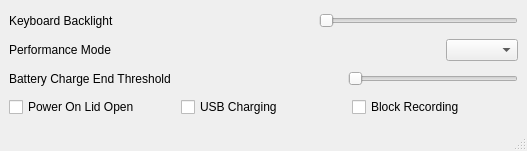
<?xml version="1.0" encoding="UTF-8"?>
<ui version="4.0">
 <class>MainWindow</class>
 <widget class="QMainWindow" name="MainWindow">
  <property name="geometry">
   <rect>
    <x>0</x>
    <y>0</y>
    <width>527</width>
    <height>151</height>
   </rect>
  </property>
  <property name="windowTitle">
   <string>GalaxyBook Control</string>
  </property>
  <widget class="QWidget" name="centralwidget">
   <layout class="QVBoxLayout" name="verticalLayout_3">
    <item>
     <layout class="QHBoxLayout" name="horizontalLayout">
      <item>
       <widget class="QLabel" name="labelKeyboardBacklight">
        <property name="text">
         <string>Keyboard Backlight</string>
        </property>
       </widget>
      </item>
      <item>
       <spacer name="horizontalSpacer">
        <property name="orientation">
         <enum>Qt::Orientation::Horizontal</enum>
        </property>
        <property name="sizeHint" stdset="0">
         <size>
          <width>40</width>
          <height>20</height>
         </size>
        </property>
       </spacer>
      </item>
      <item>
       <widget class="QSlider" name="hsliderKeyboardBacklight">
        <property name="orientation">
         <enum>Qt::Orientation::Horizontal</enum>
        </property>
       </widget>
      </item>
     </layout>
    </item>
    <item>
     <layout class="QHBoxLayout" name="horizontalLayout_2">
      <item>
       <widget class="QLabel" name="labelPerformanceMode">
        <property name="text">
         <string>Performance Mode</string>
        </property>
       </widget>
      </item>
      <item>
       <spacer name="horizontalSpacer_2">
        <property name="orientation">
         <enum>Qt::Orientation::Horizontal</enum>
        </property>
        <property name="sizeHint" stdset="0">
         <size>
          <width>40</width>
          <height>20</height>
         </size>
        </property>
       </spacer>
      </item>
      <item>
       <widget class="QComboBox" name="comboPerformanceMode"/>
      </item>
     </layout>
    </item>
    <item>
     <layout class="QHBoxLayout" name="horizontalLayout_3">
      <item>
       <widget class="QLabel" name="labelBatteryThreshold">
        <property name="text">
         <string>Battery Charge End Threshold</string>
        </property>
       </widget>
      </item>
      <item>
       <spacer name="horizontalSpacer_3">
        <property name="orientation">
         <enum>Qt::Orientation::Horizontal</enum>
        </property>
        <property name="sizeHint" stdset="0">
         <size>
          <width>40</width>
          <height>20</height>
         </size>
        </property>
       </spacer>
      </item>
      <item>
       <widget class="QSlider" name="hsliderBatteryChargeEndThreshold">
        <property name="orientation">
         <enum>Qt::Orientation::Horizontal</enum>
        </property>
       </widget>
      </item>
     </layout>
    </item>
    <item>
     <layout class="QHBoxLayout" name="horizontalLayout_4">
      <item>
       <widget class="QCheckBox" name="cboxPowerOnLidOpen">
        <property name="toolTip">
         <string>device should power on when the lid is opened</string>
        </property>
        <property name="text">
         <string>Power On Lid Open</string>
        </property>
       </widget>
      </item>
      <item>
       <widget class="QCheckBox" name="cboxUsbCharging">
        <property name="toolTip">
         <string>USB ports can deliver power to connected devices even when the device is powered off or in a low sleep state</string>
        </property>
        <property name="text">
         <string>USB Charging</string>
        </property>
       </widget>
      </item>
      <item>
       <widget class="QCheckBox" name="cboxBlockRecording">
        <property name="toolTip">
         <string>blocks access to camera and microphone</string>
        </property>
        <property name="text">
         <string>Block Recording</string>
        </property>
       </widget>
      </item>
     </layout>
    </item>
   </layout>
  </widget>
  <widget class="QStatusBar" name="statusbar"/>
 </widget>
 <resources/>
 <connections/>
</ui>
